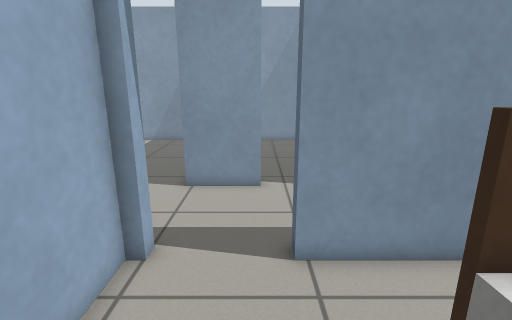
view 1 (above)

21 first-person views from a walk through a robot-simulator world made for Gazebo. The camera is 1 m above the floor, tilts 14° down and sees 85° across. The floor is counted in squares, 0.25 m on a side. Each view is taken from the middle of a square. On the plan, view 1 faces up. The plan holds only what a view shows up to about 20 squares ahead; the rest is blank. Simple shapes stand in for some stock models.

view 2
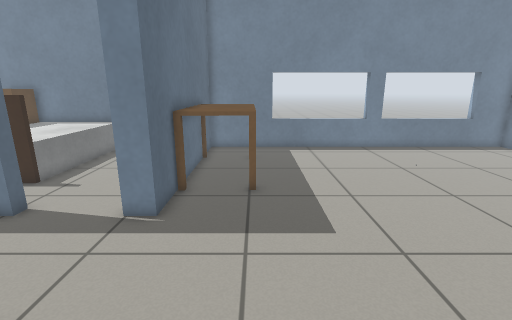

view 3
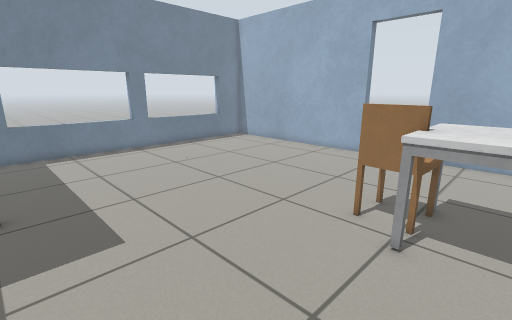

view 4
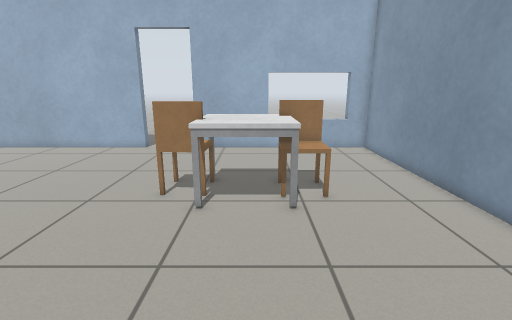

view 5
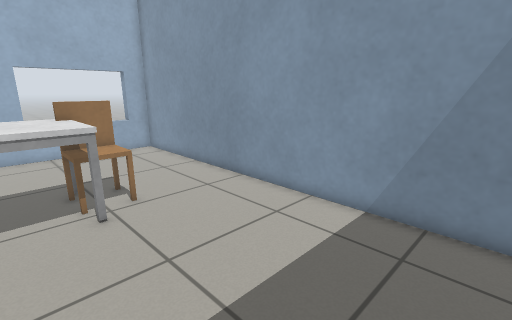

view 6
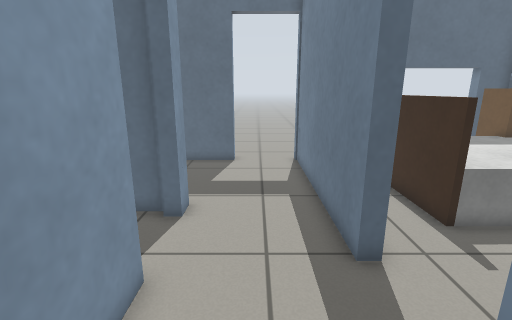

view 7
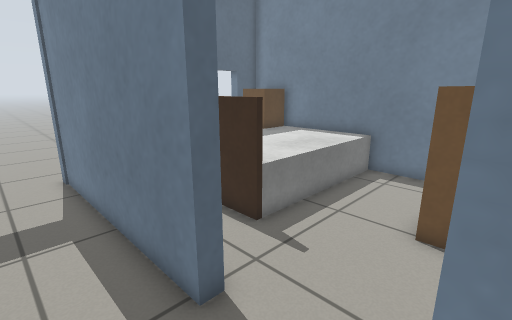

view 8
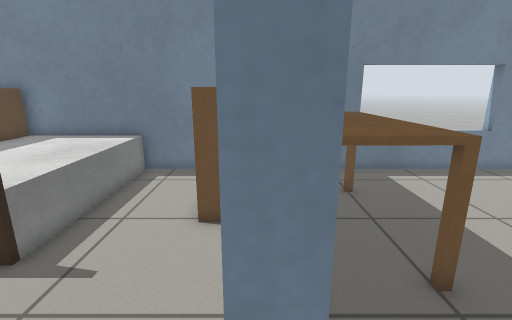

view 9
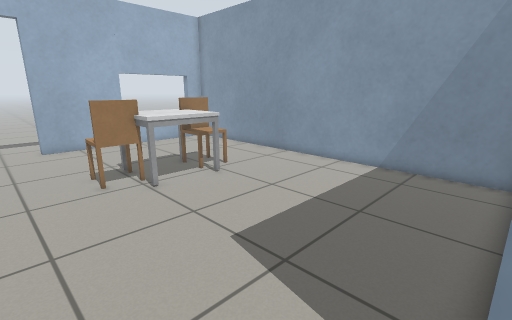

view 10
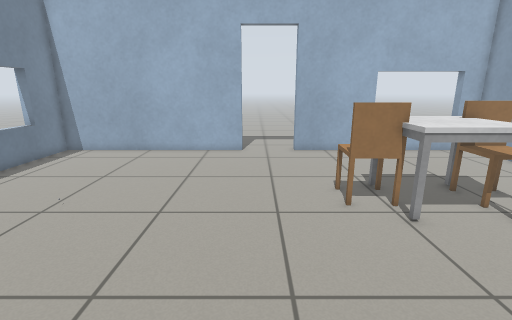

view 11
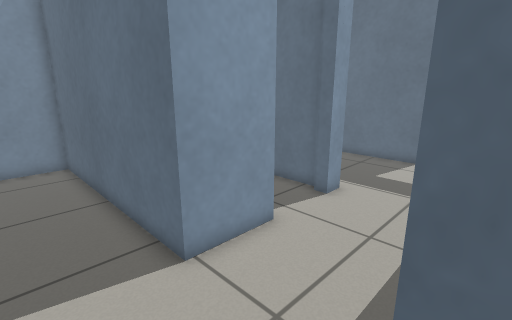

view 12
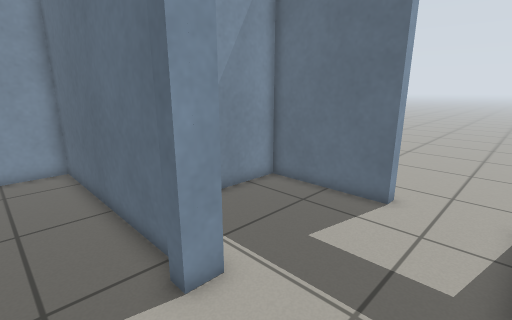

view 13
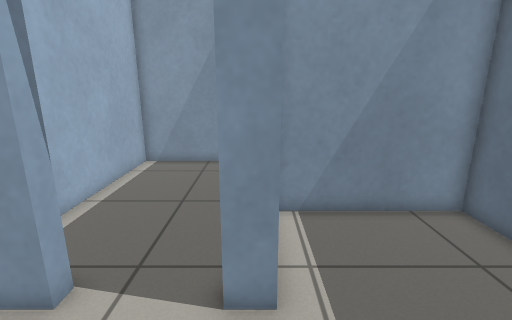

view 14
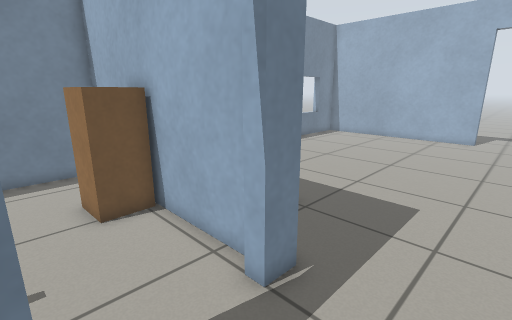

view 15
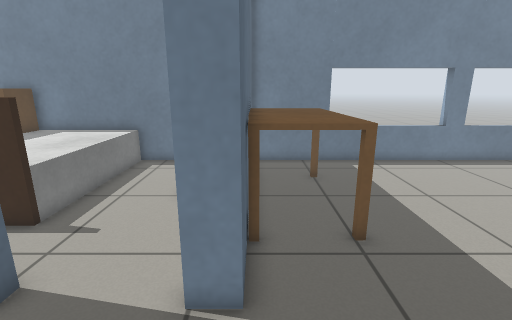

view 16
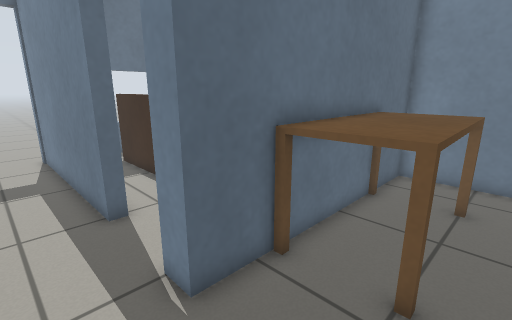

view 17
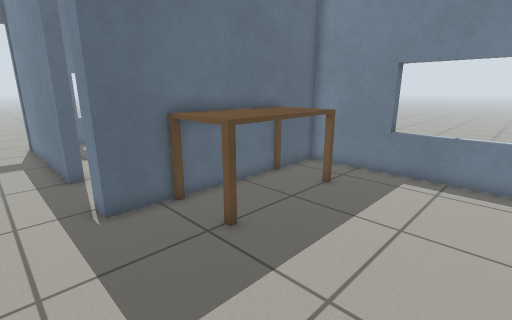

view 18
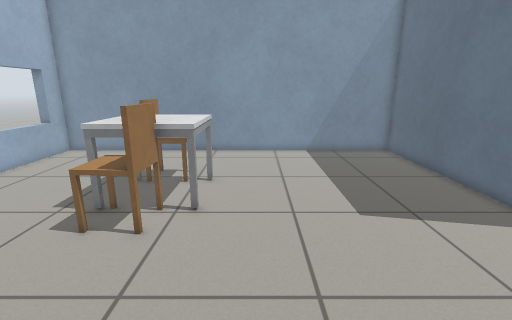

view 19
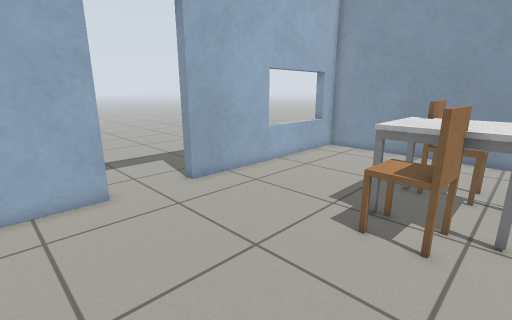

view 20
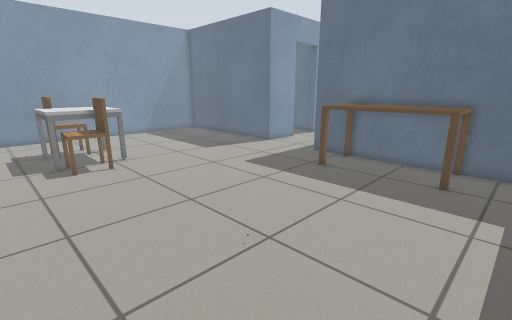

view 21
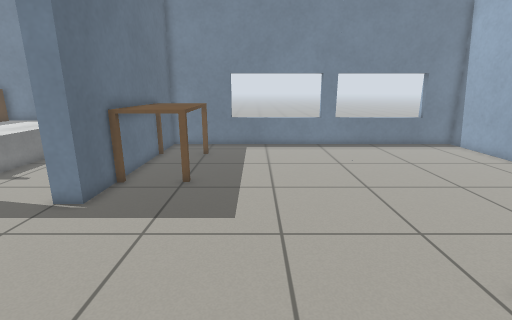

### Floor plan
Points are (right, up) in squares from view 1. A wall is a line through its corners. A room is listed if a view was taken in it or the views show most of it. See-through windows are left out.
Room 1 (view 1)
walls: (5.4, 6) (0.9, 6); (-3.2, 6) (-3.2, -5) (11, -5) (11, 3.9)
ways out: open door at (-0.5, 6) to room 2
objects: cabinet (-3, -1) to (-1, 1); bed (3, -4) to (9, 3); cabinet (8, -4) to (10, -3)
Room 2 (views 2, 3, 4, 5, 6, 7, 8, 9, 10, 11, 12, 13, 14, 15, 16, 17, 18, 19, 20, 21)
walls: (-3.8, 3.4) (-3.8, 6.6) (-2.7, 6.6) (-2.7, 6); (0.2, 11.4) (-3, 11.4) (-3, 22.8) (-24.8, 22.8) (-24.8, 10.7); (0.9, 6) (0.9, 6.6) (11.6, 6.6); (-24.8, 7.1) (-24.8, -5) (-3.8, -5) (-3.8, -1.4); (4.5, 11.4) (3.4, 11.4); (11, 10.3) (11, 15.8) (4.7, 15.8)
ways out: open door at (-0.5, 6) to room 1; open door at (2, 12) to room 3; open door at (-25, 8.5); open door at (11, 8.5)
objects: chair (-17, 11) to (-15, 13); table (-17, 13) to (-14, 16); chair (-17, 16) to (-15, 18); table (-7, -2) to (-4, 4)
Room 3 (no view inside)
walls: (3.8, 12.1) (3.8, 22.8) (-2.4, 22.8) (-2.4, 15.4)
ways out: open door at (2, 12) to room 2

Positions as (right, up) in squares from view 1, and headings:
1: (0, 0), facing up
2: (-7, 15), facing down
3: (-7, 15), facing down-left
4: (-5, 15), facing left
5: (-5, 14), facing up-left
6: (-5, 9), facing right
7: (-3, 9), facing down-right
8: (-3, 9), facing down
9: (-3, 8), facing up-left
10: (-6, 8), facing left
11: (-6, 6), facing up-right
12: (1, 7), facing up-right
13: (4, 7), facing up
14: (1, 10), facing down-left
15: (-4, 11), facing down
16: (-8, 9), facing down-right
17: (-13, 9), facing down-right
18: (-12, 4), facing up
19: (-14, 4), facing up-left
20: (-20, -4), facing up-right
21: (-10, 16), facing down
